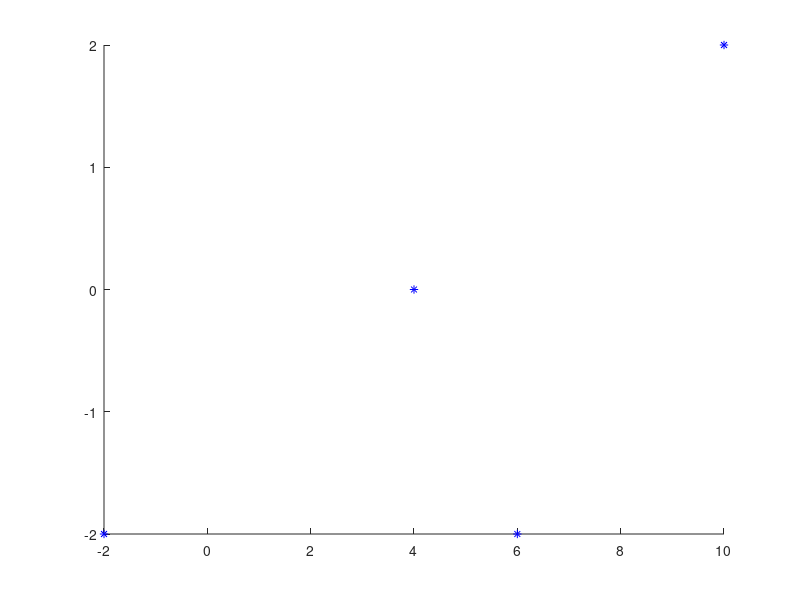

Recreate this plot in MATLAB. (Note: this script raises an error after producing the figure.)
px = [-2 4 6 10];
py = [-2 0 -2 2];
hold on
plot(px(1), py(1), '*b');
plot(px(2), py(2), '*b');
plot(px(3), py(3), '*b');
plot(px(4), py(4), '*b');

syms a3 a2 a1 a0 b3 b2 b1 b0 t
t0=-1;t1=0;t2=2;t3=3;

ex=[a3*t0^3+a2*t0^2+a1*t0+a0==px(1)...
    a3*t1^3+a2*t1^2+a1*t1+a0==px(2)...
    a3*t2^3+a2*t2^2+a1*t2+a0==px(3)...
    a3*t3^3+a2*t3^2+a1*t3+a0==px(4)];
mx = solve(ex, [a3 a2 a1 a0]);
x(t) = mx.a3*t^3+mx.a2*t^2+mx.a1*t+mx.a0;

ey=[a3*t0^3+a2*t0^2+a1*t0+a0==py(1)...
    a3*t1^3+a2*t1^2+a1*t1+a0==py(2)...
    a3*t2^3+a2*t2^2+a1*t2+a0==py(3)...
    a3*t3^3+a2*t3^2+a1*t3+a0==py(4)];

my = solve(ey, [a3 a2 a1 a0]);
y(t) = my.a3*t^3+my.a2*t^2+my.a1*t+my.a0;
fplot(x, y, [t0 t3], 'b', 'LineWidth', 2);

xd = diff(x, t);
yd = diff(y, t);
quiver(x(t2), y(t2), xd(t2), yd(t2), 'r', 'LineWidth', 2);